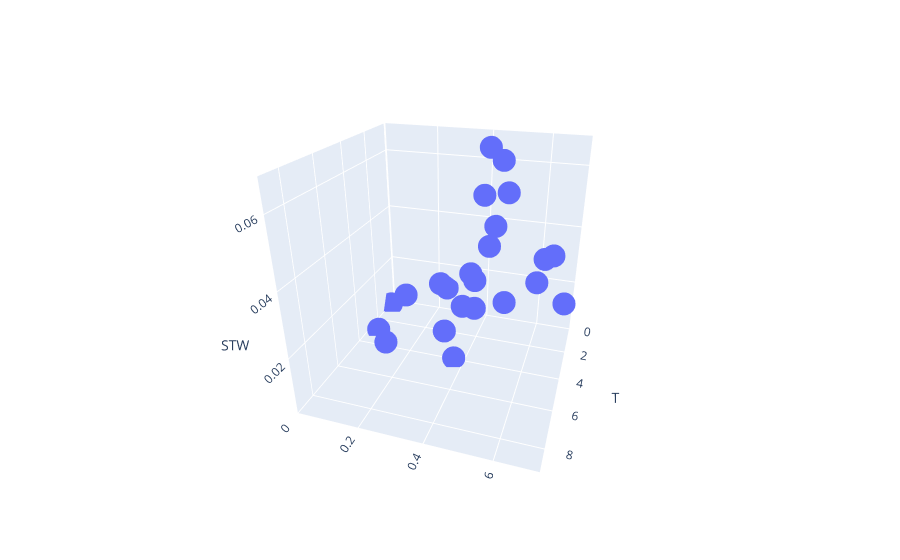

Write notebook code for a chart like this one.
### Code cell
# plot stw/t/l
fig = px.scatter_3d(df, x='T', y='L', z='STW', hover_name='ISSUANCE')
fig.show()

### Figure 1 — Plotly figure (JSON) as saved in the notebook; plotly's stock layout.template omitted (floating-point values rounded to 4 significant figures)
{"data": [{"hovertemplate": "<b>%{hovertext}</b><br><br>T=%{x}<br>L=%{y}<br>STW=%{z}<extra></extra>", "hovertext": ["FUN 5.375% due 2024", "FUN 5.25% due 2029", "FUN 5.375% due 2027", "SIX 4.875% due 2024", "SIX 7% due 2025", "SIX 5.5% due 2027", "NVDA 2.2% due 2021", "SLG 3.25% due 2022", "GLPI 5.375% due 2026", "GLPI 5.75% due 2028", "EXPE 4.5% due 2024", "MGM 7.75% due 2022", "MGM 5.75% due 2025", "MGM 5.5% due 2027", "MCD 2.75% due 2020", "MSFT 3.625% due 2023", "NFLX 5.375% due 2021", "BKNG 3.6% due 2026", "MAR 3.125% due 2023", "NLOK 3.95% due 2022", "TOL 4.375% due 2023", "VZ 3.376% due 2025", "CLI 4.5% due 2022"], "legendgroup": "", "marker": {"color": "#636efa", "symbol": "circle"}, "mode": "markers", "name": "", "scene": "scene", "showlegend": false, "type": "scatter3d", "x": [3.664, 8.786, 6.536, 3.831, 4.747, 6.536, 0.9556, 2.036, 5.536, 7.664, 3.869, 1.453, 4.703, 6.536, 0.1861, 3.203, 0.3306, 5.664, 2.369, 1.703, 2.536, 4.369, 1.544], "y": [0.5207, 0.5207, 0.5207, 0.5041, 0.5041, 0.5041, 0.02074, 0.7032, 0.426, 0.426, 0.5261, 0.6498, 0.6498, 0.6498, 0.2386, 0.04773, 0.06561, 0.1714, 0.397, 0.2526, 0.4001, 0.3707, 0.4231], "z": [0.05789, 0.05151, 0.05094, 0.06687, 0.05101, 0.06353, 0.004237, 0.0198, 0.02866, 0.03028, 0.02479, 0.03378, 0.04322, 0.04302, 0.01138, 0.003646, 0.006297, 0.01248, 0.01445, 0.01899, 0.02538, 0.004196, 0.06614]}], "layout": {"autosize": true, "legend": {"tracegroupgap": 0}, "margin": {"t": 60}, "scene": {"aspectmode": "auto", "aspectratio": {"x": 1, "y": 1, "z": 1}, "camera": {"center": {"x": 0, "y": 0, "z": 0}, "eye": {"x": 1.848, "y": 0.5949, "z": 0.9585}, "projection": {"type": "perspective"}, "up": {"x": 0, "y": 0, "z": 1}}, "domain": {"x": [0, 1], "y": [0, 1]}, "xaxis": {"title": {"text": "T"}, "type": "linear"}, "yaxis": {"title": {"text": "L"}, "type": "linear"}, "zaxis": {"title": {"text": "STW"}, "type": "linear"}}}}
